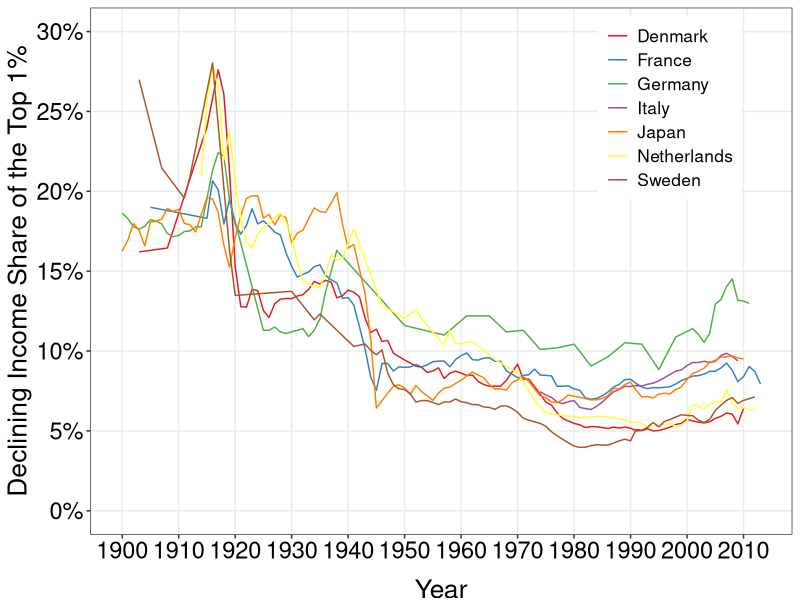
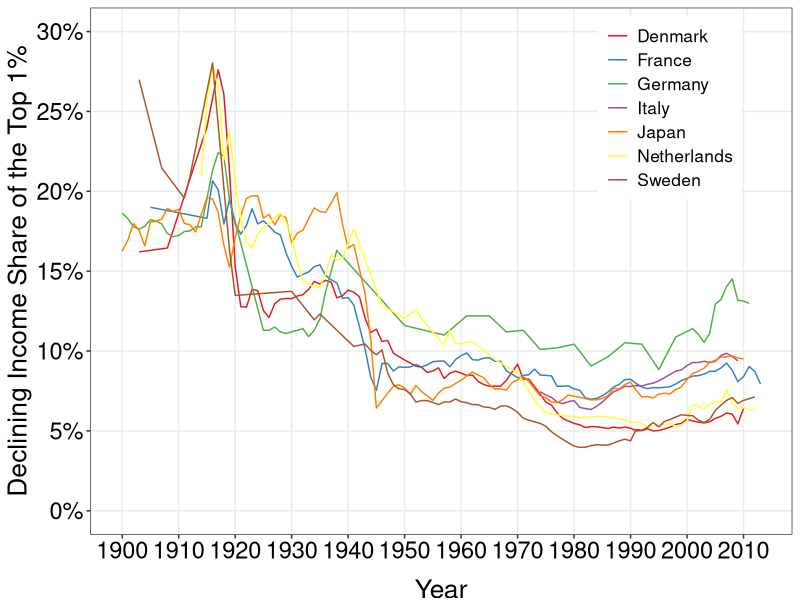

These figures' R source, in order:
require(shape)
library(tidyverse)
library(lubridate)
library(openxlsx)
library(readxl)

declining_share <- read_excel("capitalism/declining_share.xlsx")

COL <- c("#7fc97f", "#beaed4", "#fdc086", "#ffff99", "#386cb0", "#f0027f", "#bf5b17", "#666666")
COLA <- c("#e0f3db", "#99d8c9","#66c2a4","#41ae76", "#238b45", "#005824", "#f0027f")
COLB <- c("#c6dbef", "#4eb3d3", "#2b8cbe", "#0868ac","#084081", "#9e9ac8","#f0027f")
COLC <- c("#fcfbfd", "#efedf5", "#dadaeb", "#bcbddc", "#9e9ac8", "#807dba", "#6a51a3", "#54278f", "#3f007d")
COLD <- c("#DA3030","#41ae76","#F7DE04", "#4eb3d3","#AE82FF","#386cb0","#F48318","#FA328A", "#DA3030")

# Cleaning the wealth share data. Source: CORE
declining_share_gathered <- declining_share %>% 
  gather(Country, declining_share, c("Denmark", "France", "Germany", "Italy", "Japan", "Netherlands", "Sweden") )

declining_share1 <- declining_share_gathered[-c(1, 112, 223, 334, 445, 556, 667), ]

declining_share2 <- declining_share1 %>%
  mutate(Year = ifelse(Country == "Denmark", ...1, ifelse(Country == "France", ...3, ifelse(Country == "Germany", ...5, ifelse(Country == "Italy", ...7, ifelse(Country == "Japan", ...9, ifelse(Country == "Netherlands", ...11, ifelse(Country == "Sweden", ...13, NA))))))))

declining_share2$declining_share = as.numeric(as.character(declining_share2$declining_share))

declining_share3 <- declining_share2 %>%
  select(-c("...1", "...3", "...5", "...7", "...9", "...11", "...13")) %>%
  filter(!is.na(declining_share)) %>%
  mutate(declining_share_decimal = (declining_share)/100)

#Plotting the data
declining_share_plot <- ggplot(declining_share3, aes(x = Year, y = declining_share_decimal, group = Country, color = Country)) +
  geom_line() +
  ylab("Declining Income Share of the Top 1%") +
  scale_y_continuous(breaks = seq(0, 0.3, by = 0.05), labels = scales::percent_format(accuracy = 1), limits = c(0,0.3)) +
  scale_x_continuous(breaks = seq(1900, 2010, by = 10)) +
  scale_color_brewer(palette = "Set1") +
  theme_bw() +
  theme(panel.grid.minor = element_blank(),
        legend.position = c(0.825, 0.81),
        legend.title = element_blank(),
        axis.title.y = element_text(size = 19, vjust = 1),
        axis.title.x = element_text(size = 19, vjust = -1),
        legend.text = element_text(size = 12.5),
        axis.text.x = element_text(size = 17, angle = 0, color = "black"),
        axis.text.y = element_text(size = 17, color = "black")
  ) 


print(declining_share_plot) 

#Save plot to PDF
ggsave(declining_share_plot, filename = "declining_share_top_1percent.pdf",
       path = "capitalism",
       width = 9, height = 7, units = "in")
